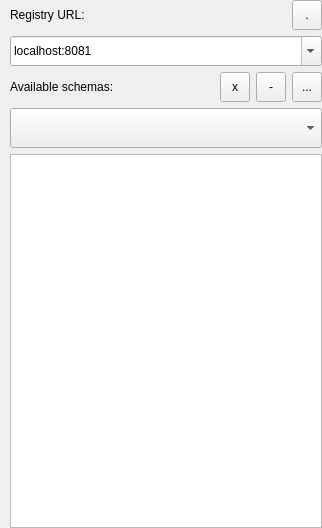
         <widget class="QWidget" name="page_schema">
          <property name="geometry">
           <rect>
            <x>0</x>
            <y>0</y>
            <width>322</width>
            <height>528</height>
           </rect>
          </property>
          <attribute name="label">
           <string>Schemas</string>
          </attribute>
          <layout class="QVBoxLayout" name="verticalLayout_10">
           <property name="leftMargin">
            <number>0</number>
           </property>
           <property name="topMargin">
            <number>0</number>
           </property>
           <property name="rightMargin">
            <number>0</number>
           </property>
           <property name="bottomMargin">
            <number>0</number>
           </property>
           <item>
            <layout class="QGridLayout" name="gridLayout_7">
             <property name="leftMargin">
              <number>10</number>
             </property>
             <item row="2" column="0">
              <widget class="QLabel" name="label">
               <property name="text">
                <string>Available schemas:</string>
               </property>
              </widget>
             </item>
             <item row="2" column="2">
              <widget class="QToolButton" name="tbtn_del_schema">
               <property name="minimumSize">
                <size>
                 <width>30</width>
                 <height>30</height>
                </size>
               </property>
               <property name="maximumSize">
                <size>
                 <width>30</width>
                 <height>30</height>
                </size>
               </property>
               <property name="toolTip">
                <string>Remove the selected schema</string>
               </property>
               <property name="text">
                <string>-</string>
               </property>
               <property name="iconSize">
                <size>
                 <width>24</width>
                 <height>24</height>
                </size>
               </property>
              </widget>
             </item>
             <item row="2" column="3">
              <widget class="QToolButton" name="tbtn_sel_schema">
               <property name="minimumSize">
                <size>
                 <width>30</width>
                 <height>30</height>
                </size>
               </property>
               <property name="maximumSize">
                <size>
                 <width>30</width>
                 <height>30</height>
                </size>
               </property>
               <property name="toolTip">
                <string>Browse schemas from local disk</string>
               </property>
               <property name="text">
                <string>...</string>
               </property>
               <property name="iconSize">
                <size>
                 <width>24</width>
                 <height>24</height>
                </size>
               </property>
              </widget>
             </item>
             <item row="2" column="1">
              <widget class="QToolButton" name="tbtn_desel_schema">
               <property name="minimumSize">
                <size>
                 <width>30</width>
                 <height>30</height>
                </size>
               </property>
               <property name="maximumSize">
                <size>
                 <width>30</width>
                 <height>30</height>
                </size>
               </property>
               <property name="toolTip">
                <string>Deselect schema</string>
               </property>
               <property name="text">
                <string>x</string>
               </property>
               <property name="iconSize">
                <size>
                 <width>24</width>
                 <height>24</height>
                </size>
               </property>
              </widget>
             </item>
             <item row="3" column="0" colspan="4">
              <widget class="HComboBox" name="cmb_sel_schema">
               <property name="sizePolicy">
                <sizepolicy hsizetype="Expanding" vsizetype="Fixed">
                 <horstretch>0</horstretch>
                 <verstretch>0</verstretch>
                </sizepolicy>
               </property>
               <property name="minimumSize">
                <size>
                 <width>0</width>
                 <height>40</height>
                </size>
               </property>
               <property name="toolTip">
                <string>Available schemas</string>
               </property>
               <property name="layoutDirection">
                <enum>Qt::LeftToRight</enum>
               </property>
               <property name="editable">
                <bool>false</bool>
               </property>
               <property name="insertPolicy">
                <enum>QComboBox::InsertAtTop</enum>
               </property>
               <property name="minimumContentsLength">
                <number>0</number>
               </property>
               <property name="iconSize">
                <size>
                 <width>24</width>
                 <height>24</height>
                </size>
               </property>
              </widget>
             </item>
             <item row="0" column="0" colspan="3">
              <widget class="QLabel" name="label_3">
               <property name="text">
                <string>Registry URL:</string>
               </property>
              </widget>
             </item>
             <item row="0" column="3">
              <widget class="QToolButton" name="tbtn_test_registry_url">
               <property name="minimumSize">
                <size>
                 <width>30</width>
                 <height>30</height>
                </size>
               </property>
               <property name="maximumSize">
                <size>
                 <width>30</width>
                 <height>30</height>
                </size>
               </property>
               <property name="toolTip">
                <string>Test the registry server</string>
               </property>
               <property name="text">
                <string>.</string>
               </property>
               <property name="iconSize">
                <size>
                 <width>24</width>
                 <height>24</height>
                </size>
               </property>
              </widget>
             </item>
             <item row="1" column="0" colspan="4">
              <widget class="HComboBox" name="cmb_registry_url">
               <property name="sizePolicy">
                <sizepolicy hsizetype="Expanding" vsizetype="Fixed">
                 <horstretch>0</horstretch>
                 <verstretch>0</verstretch>
                </sizepolicy>
               </property>
               <property name="minimumSize">
                <size>
                 <width>0</width>
                 <height>30</height>
                </size>
               </property>
               <property name="toolTip">
                <string>Select or type the registry server URL</string>
               </property>
               <property name="layoutDirection">
                <enum>Qt::LeftToRight</enum>
               </property>
               <property name="editable">
                <bool>true</bool>
               </property>
               <property name="currentText">
                <string>localhost:8081</string>
               </property>
               <property name="insertPolicy">
                <enum>QComboBox::InsertAtTop</enum>
               </property>
               <property name="minimumContentsLength">
                <number>0</number>
               </property>
               <property name="iconSize">
                <size>
                 <width>24</width>
                 <height>24</height>
                </size>
               </property>
              </widget>
             </item>
             <item row="4" column="0" colspan="4">
              <widget class="HConsole" name="txt_sel_schema">
               <property name="toolTip">
                <string>Selected schema contents</string>
               </property>
              </widget>
             </item>
            </layout>
           </item>
          </layout>
         </widget>
